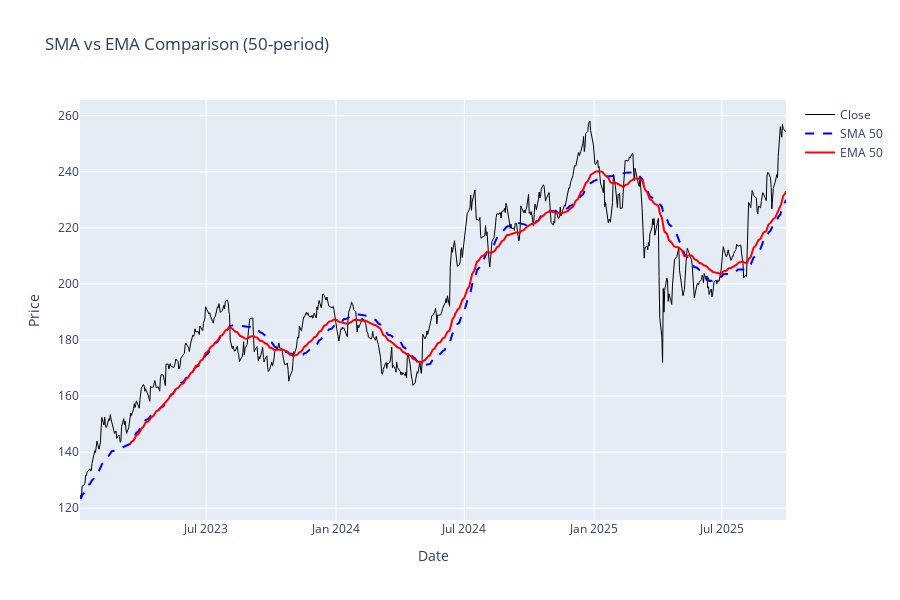

The cell this chart's notebook holds for it:
### Markdown cell above
## SMA vs EMA Comparison

### Code cell
# Compare SMA 50 vs EMA 50
fig = go.Figure()

fig.add_trace(go.Scatter(x=df["date"], y=df["close"], name="Close", line={"color": "black", "width": 1}))
fig.add_trace(go.Scatter(x=df["date"], y=df["sma_50"], name="SMA 50", line={"color": "blue", "dash": "dash"}))
fig.add_trace(go.Scatter(x=df["date"], y=df["ema_50"], name="EMA 50", line={"color": "red"}))

fig.update_layout(height=600, title_text="SMA vs EMA Comparison (50-period)", xaxis_title="Date", yaxis_title="Price")
fig.show()

print("EMA (red) reacts faster to price changes than SMA (blue)")

### Figure 1 — Plotly figure (JSON) as saved in the notebook; plotly's stock layout.template omitted (floating-point values rounded to 4 significant figures; data arrays with more than 128 entries replaced by an {"elided": "..."} marker saying what was removed)
{"data": [{"line": {"color": "black", "width": 1}, "name": "Close", "type": "scatter", "x": {"elided": "688 str values"}, "y": {"elided": "688 float values"}}, {"line": {"color": "blue", "dash": "dash"}, "name": "SMA 50", "type": "scatter", "x": {"elided": "688 str values"}, "y": {"elided": "688 float values"}}, {"line": {"color": "red"}, "name": "EMA 50", "type": "scatter", "x": {"elided": "688 str values"}, "y": {"elided": "688 float values"}}], "layout": {"height": 600, "title": {"text": "SMA vs EMA Comparison (50-period)"}, "xaxis": {"title": {"text": "Date"}}, "yaxis": {"title": {"text": "Price"}}}}
